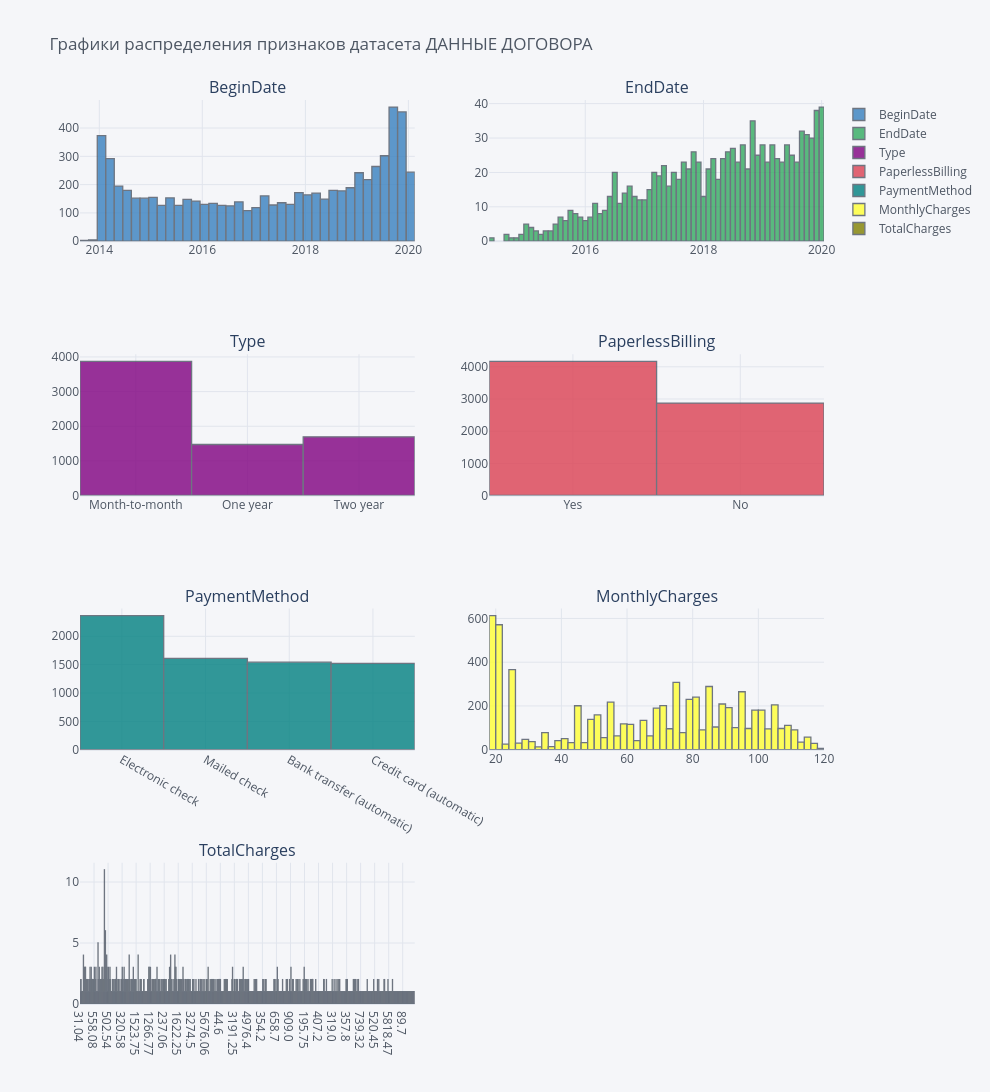
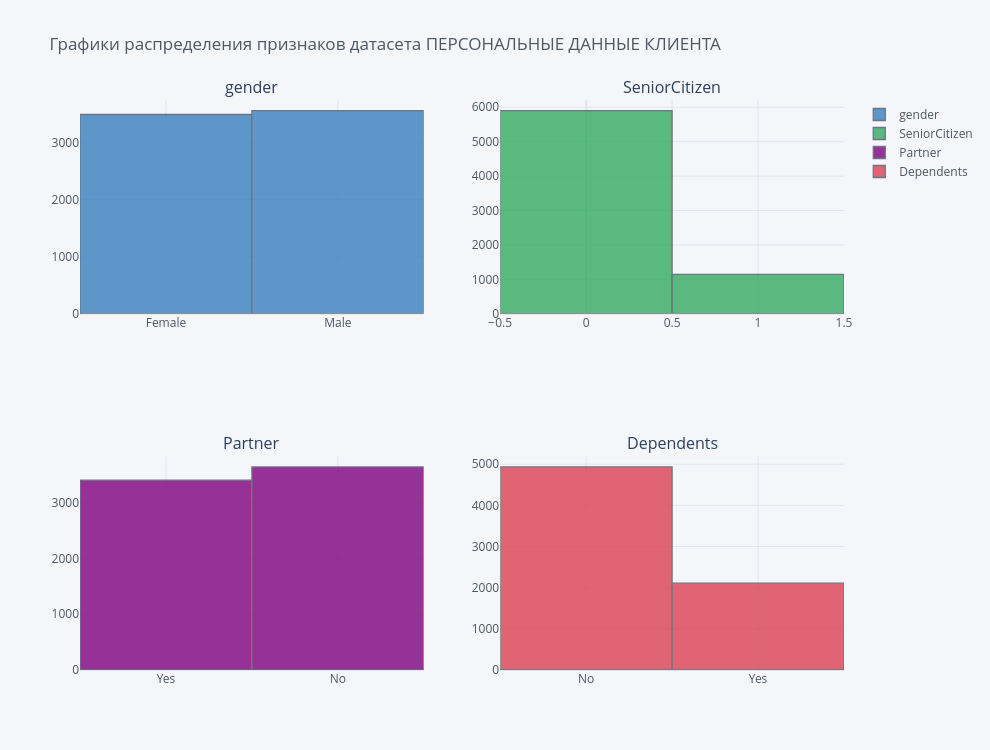
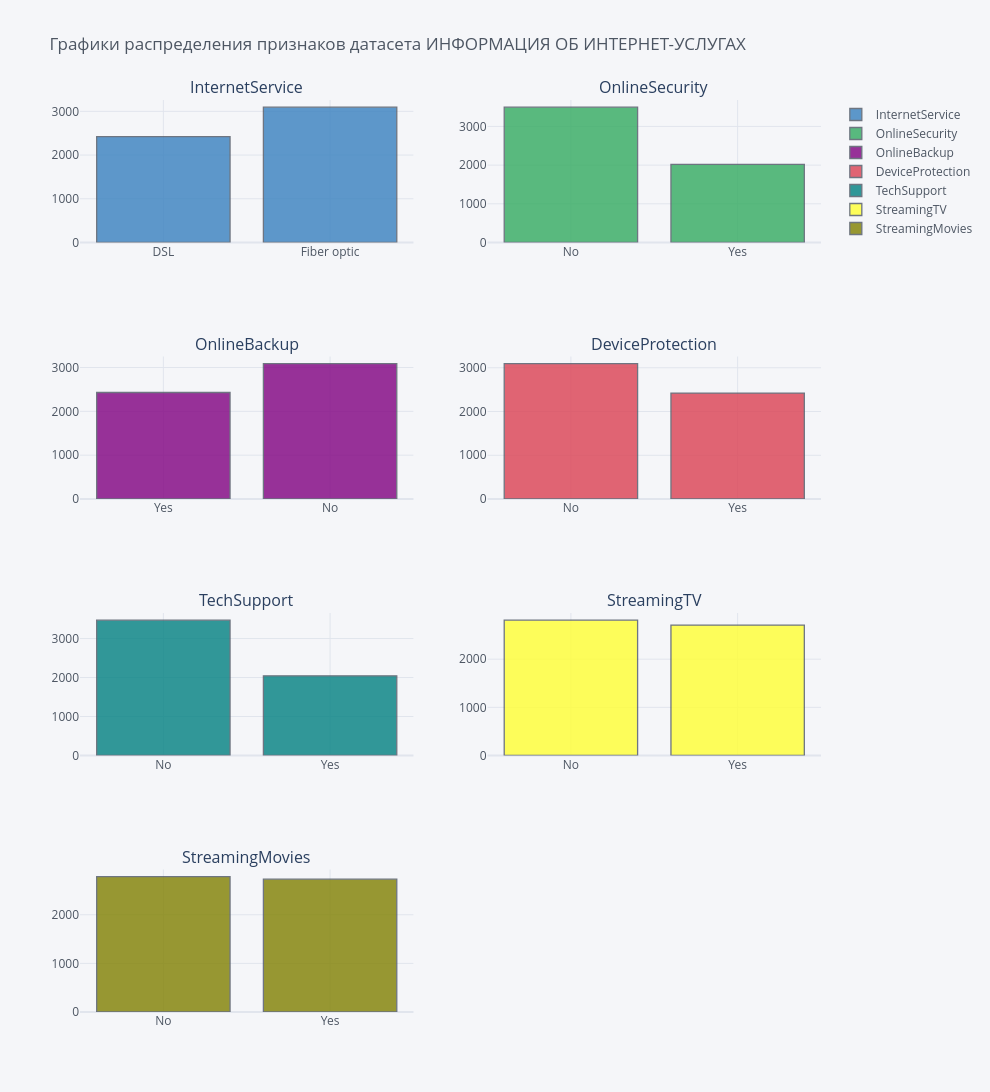
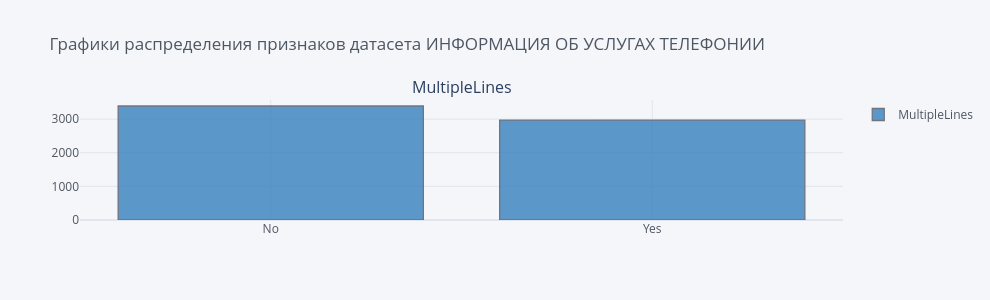

The cell these charts' notebook holds for them, in order:
### Code cell
for dataset in datasets:
    report(dataset)

### Figure 1 — Plotly figure (JSON) as saved in the notebook; plotly's stock layout.template omitted (floating-point values rounded to 4 significant figures; data arrays with more than 128 entries replaced by an {"elided": "..."} marker saying what was removed)
{"data": [{"histfunc": "count", "histnorm": "", "marker": {"color": "rgba(55, 128, 191, 1.0)", "line": {"color": "#4D5663", "width": 1.3}}, "name": "BeginDate", "opacity": 0.8, "orientation": "v", "type": "histogram", "x": {"elided": "7043 str values"}, "xaxis": "x", "yaxis": "y"}, {"histfunc": "count", "histnorm": "", "marker": {"color": "rgba(50, 171, 96, 1.0)", "line": {"color": "#4D5663", "width": 1.3}}, "name": "EndDate", "opacity": 0.8, "orientation": "v", "type": "histogram", "x": {"elided": "7043 str values"}, "xaxis": "x2", "yaxis": "y2"}, {"histfunc": "count", "histnorm": "", "marker": {"color": "rgba(128, 0, 128, 1.0)", "line": {"color": "#4D5663", "width": 1.3}}, "name": "Type", "opacity": 0.8, "orientation": "v", "type": "histogram", "x": {"elided": "7043 str values"}, "xaxis": "x3", "yaxis": "y3"}, {"histfunc": "count", "histnorm": "", "marker": {"color": "rgba(219, 64, 82, 1.0)", "line": {"color": "#4D5663", "width": 1.3}}, "name": "PaperlessBilling", "opacity": 0.8, "orientation": "v", "type": "histogram", "x": {"elided": "7043 str values"}, "xaxis": "x4", "yaxis": "y4"}, {"histfunc": "count", "histnorm": "", "marker": {"color": "rgba(0, 128, 128, 1.0)", "line": {"color": "#4D5663", "width": 1.3}}, "name": "PaymentMethod", "opacity": 0.8, "orientation": "v", "type": "histogram", "x": {"elided": "7043 str values"}, "xaxis": "x5", "yaxis": "y5"}, {"histfunc": "count", "histnorm": "", "marker": {"color": "rgba(255, 255, 51, 1.0)", "line": {"color": "#4D5663", "width": 1.3}}, "name": "MonthlyCharges", "opacity": 0.8, "orientation": "v", "type": "histogram", "x": {"elided": "7043 float values"}, "xaxis": "x6", "yaxis": "y6"}, {"histfunc": "count", "histnorm": "", "marker": {"color": "rgba(128, 128, 0, 1.0)", "line": {"color": "#4D5663", "width": 1.3}}, "name": "TotalCharges", "opacity": 0.8, "orientation": "v", "type": "histogram", "x": {"elided": "7043 str values"}, "xaxis": "x7", "yaxis": "y7"}], "layout": {"annotations": [{"font": {"size": 16}, "showarrow": false, "text": "BeginDate", "x": 0.225, "xanchor": "center", "xref": "paper", "y": 1, "yanchor": "bottom", "yref": "paper"}, {"font": {"size": 16}, "showarrow": false, "text": "EndDate", "x": 0.775, "xanchor": "center", "xref": "paper", "y": 1, "yanchor": "bottom", "yref": "paper"}, {"font": {"size": 16}, "showarrow": false, "text": "Type", "x": 0.225, "xanchor": "center", "xref": "paper", "y": 0.7188, "yanchor": "bottom", "yref": "paper"}, {"font": {"size": 16}, "showarrow": false, "text": "PaperlessBilling", "x": 0.775, "xanchor": "center", "xref": "paper", "y": 0.7188, "yanchor": "bottom", "yref": "paper"}, {"font": {"size": 16}, "showarrow": false, "text": "PaymentMethod", "x": 0.225, "xanchor": "center", "xref": "paper", "y": 0.4375, "yanchor": "bottom", "yref": "paper"}, {"font": {"size": 16}, "showarrow": false, "text": "MonthlyCharges", "x": 0.775, "xanchor": "center", "xref": "paper", "y": 0.4375, "yanchor": "bottom", "yref": "paper"}, {"font": {"size": 16}, "showarrow": false, "text": "TotalCharges", "x": 0.225, "xanchor": "center", "xref": "paper", "y": 0.1562, "yanchor": "bottom", "yref": "paper"}], "barmode": "overlay", "height": 1200, "legend": {"bgcolor": "#F5F6F9", "font": {"color": "#4D5663"}}, "paper_bgcolor": "#F5F6F9", "plot_bgcolor": "#F5F6F9", "showlegend": true, "title": {"font": {"color": "#4D5663"}, "text": "Графики распределения признаков датасета ДАННЫЕ ДОГОВОРА"}, "width": 990, "xaxis": {"anchor": "y", "domain": [0, 0.45], "gridcolor": "#E1E5ED", "showgrid": true, "tickfont": {"color": "#4D5663"}, "title": {"font": {"color": "#4D5663"}, "text": ""}, "zerolinecolor": "#E1E5ED"}, "xaxis2": {"anchor": "y2", "domain": [0.55, 1], "gridcolor": "#E1E5ED", "showgrid": true, "tickfont": {"color": "#4D5663"}, "title": {"font": {"color": "#4D5663"}, "text": ""}, "zerolinecolor": "#E1E5ED"}, "xaxis3": {"anchor": "y3", "domain": [0, 0.45], "gridcolor": "#E1E5ED", "showgrid": true, "tickfont": {"color": "#4D5663"}, "title": {"font": {"color": "#4D5663"}, "text": ""}, "zerolinecolor": "#E1E5ED"}, "xaxis4": {"anchor": "y4", "domain": [0.55, 1], "gridcolor": "#E1E5ED", "showgrid": true, "tickfont": {"color": "#4D5663"}, "title": {"font": {"color": "#4D5663"}, "text": ""}, "zerolinecolor": "#E1E5ED"}, "xaxis5": {"anchor": "y5", "domain": [0, 0.45], "gridcolor": "#E1E5ED", "showgrid": true, "tickfont": {"color": "#4D5663"}, "title": {"font": {"color": "#4D5663"}, "text": ""}, "zerolinecolor": "#E1E5ED"}, "xaxis6": {"anchor": "y6", "domain": [0.55, 1], "gridcolor": "#E1E5ED", "showgrid": true, "tickfont": {"color": "#4D5663"}, "title": {"font": {"color": "#4D5663"}, "text": ""}, "zerolinecolor": "#E1E5ED"}, "xaxis7": {"anchor": "y7", "domain": [0, 0.45], "gridcolor": "#E1E5ED", "showgrid": true, "tickfont": {"color": "#4D5663"}, "title": {"font": {"color": "#4D5663"}, "text": ""}, "zerolinecolor": "#E1E5ED"}, "yaxis": {"anchor": "x", "domain": [0.8438, 1], "gridcolor": "#E1E5ED", "showgrid": true, "tickfont": {"color": "#4D5663"}, "title": {"font": {"color": "#4D5663"}, "text": ""}, "zerolinecolor": "#E1E5ED"}, "yaxis2": {"anchor": "x2", "domain": [0.8438, 1], "gridcolor": "#E1E5ED", "showgrid": true, "tickfont": {"color": "#4D5663"}, "title": {"font": {"color": "#4D5663"}, "text": ""}, "zerolinecolor": "#E1E5ED"}, "yaxis3": {"anchor": "x3", "domain": [0.5625, 0.7188], "gridcolor": "#E1E5ED", "showgrid": true, "tickfont": {"color": "#4D5663"}, "title": {"font": {"color": "#4D5663"}, "text": ""}, "zerolinecolor": "#E1E5ED"}, "yaxis4": {"anchor": "x4", "domain": [0.5625, 0.7188], "gridcolor": "#E1E5ED", "showgrid": true, "tickfont": {"color": "#4D5663"}, "title": {"font": {"color": "#4D5663"}, "text": ""}, "zerolinecolor": "#E1E5ED"}, "yaxis5": {"anchor": "x5", "domain": [0.2812, 0.4375], "gridcolor": "#E1E5ED", "showgrid": true, "tickfont": {"color": "#4D5663"}, "title": {"font": {"color": "#4D5663"}, "text": ""}, "zerolinecolor": "#E1E5ED"}, "yaxis6": {"anchor": "x6", "domain": [0.2812, 0.4375], "gridcolor": "#E1E5ED", "showgrid": true, "tickfont": {"color": "#4D5663"}, "title": {"font": {"color": "#4D5663"}, "text": ""}, "zerolinecolor": "#E1E5ED"}, "yaxis7": {"anchor": "x7", "domain": [0, 0.1562], "gridcolor": "#E1E5ED", "showgrid": true, "tickfont": {"color": "#4D5663"}, "title": {"font": {"color": "#4D5663"}, "text": ""}, "zerolinecolor": "#E1E5ED"}}}

### Figure 2 — Plotly figure (JSON) as saved in the notebook; plotly's stock layout.template omitted (floating-point values rounded to 4 significant figures; data arrays with more than 128 entries replaced by an {"elided": "..."} marker saying what was removed)
{"data": [{"histfunc": "count", "histnorm": "", "marker": {"color": "rgba(55, 128, 191, 1.0)", "line": {"color": "#4D5663", "width": 1.3}}, "name": "gender", "opacity": 0.8, "orientation": "v", "type": "histogram", "x": {"elided": "7043 str values"}, "xaxis": "x", "yaxis": "y"}, {"histfunc": "count", "histnorm": "", "marker": {"color": "rgba(50, 171, 96, 1.0)", "line": {"color": "#4D5663", "width": 1.3}}, "name": "SeniorCitizen", "opacity": 0.8, "orientation": "v", "type": "histogram", "x": {"elided": "7043 int values"}, "xaxis": "x2", "yaxis": "y2"}, {"histfunc": "count", "histnorm": "", "marker": {"color": "rgba(128, 0, 128, 1.0)", "line": {"color": "#4D5663", "width": 1.3}}, "name": "Partner", "opacity": 0.8, "orientation": "v", "type": "histogram", "x": {"elided": "7043 str values"}, "xaxis": "x3", "yaxis": "y3"}, {"histfunc": "count", "histnorm": "", "marker": {"color": "rgba(219, 64, 82, 1.0)", "line": {"color": "#4D5663", "width": 1.3}}, "name": "Dependents", "opacity": 0.8, "orientation": "v", "type": "histogram", "x": {"elided": "7043 str values"}, "xaxis": "x4", "yaxis": "y4"}], "layout": {"annotations": [{"font": {"size": 16}, "showarrow": false, "text": "gender", "x": 0.225, "xanchor": "center", "xref": "paper", "y": 1, "yanchor": "bottom", "yref": "paper"}, {"font": {"size": 16}, "showarrow": false, "text": "SeniorCitizen", "x": 0.775, "xanchor": "center", "xref": "paper", "y": 1, "yanchor": "bottom", "yref": "paper"}, {"font": {"size": 16}, "showarrow": false, "text": "Partner", "x": 0.225, "xanchor": "center", "xref": "paper", "y": 0.375, "yanchor": "bottom", "yref": "paper"}, {"font": {"size": 16}, "showarrow": false, "text": "Dependents", "x": 0.775, "xanchor": "center", "xref": "paper", "y": 0.375, "yanchor": "bottom", "yref": "paper"}], "barmode": "overlay", "height": 750, "legend": {"bgcolor": "#F5F6F9", "font": {"color": "#4D5663"}}, "paper_bgcolor": "#F5F6F9", "plot_bgcolor": "#F5F6F9", "showlegend": true, "title": {"font": {"color": "#4D5663"}, "text": "Графики распределения признаков датасета ПЕРСОНАЛЬНЫЕ ДАННЫЕ КЛИЕНТА"}, "width": 990, "xaxis": {"anchor": "y", "domain": [0, 0.45], "gridcolor": "#E1E5ED", "showgrid": true, "tickfont": {"color": "#4D5663"}, "title": {"font": {"color": "#4D5663"}, "text": ""}, "zerolinecolor": "#E1E5ED"}, "xaxis2": {"anchor": "y2", "domain": [0.55, 1], "gridcolor": "#E1E5ED", "showgrid": true, "tickfont": {"color": "#4D5663"}, "title": {"font": {"color": "#4D5663"}, "text": ""}, "zerolinecolor": "#E1E5ED"}, "xaxis3": {"anchor": "y3", "domain": [0, 0.45], "gridcolor": "#E1E5ED", "showgrid": true, "tickfont": {"color": "#4D5663"}, "title": {"font": {"color": "#4D5663"}, "text": ""}, "zerolinecolor": "#E1E5ED"}, "xaxis4": {"anchor": "y4", "domain": [0.55, 1], "gridcolor": "#E1E5ED", "showgrid": true, "tickfont": {"color": "#4D5663"}, "title": {"font": {"color": "#4D5663"}, "text": ""}, "zerolinecolor": "#E1E5ED"}, "yaxis": {"anchor": "x", "domain": [0.625, 1], "gridcolor": "#E1E5ED", "showgrid": true, "tickfont": {"color": "#4D5663"}, "title": {"font": {"color": "#4D5663"}, "text": ""}, "zerolinecolor": "#E1E5ED"}, "yaxis2": {"anchor": "x2", "domain": [0.625, 1], "gridcolor": "#E1E5ED", "showgrid": true, "tickfont": {"color": "#4D5663"}, "title": {"font": {"color": "#4D5663"}, "text": ""}, "zerolinecolor": "#E1E5ED"}, "yaxis3": {"anchor": "x3", "domain": [0, 0.375], "gridcolor": "#E1E5ED", "showgrid": true, "tickfont": {"color": "#4D5663"}, "title": {"font": {"color": "#4D5663"}, "text": ""}, "zerolinecolor": "#E1E5ED"}, "yaxis4": {"anchor": "x4", "domain": [0, 0.375], "gridcolor": "#E1E5ED", "showgrid": true, "tickfont": {"color": "#4D5663"}, "title": {"font": {"color": "#4D5663"}, "text": ""}, "zerolinecolor": "#E1E5ED"}}}

### Figure 3 — Plotly figure (JSON) as saved in the notebook; plotly's stock layout.template omitted (floating-point values rounded to 4 significant figures; data arrays with more than 128 entries replaced by an {"elided": "..."} marker saying what was removed)
{"data": [{"histfunc": "count", "histnorm": "", "marker": {"color": "rgba(55, 128, 191, 1.0)", "line": {"color": "#4D5663", "width": 1.3}}, "name": "InternetService", "opacity": 0.8, "orientation": "v", "type": "histogram", "x": {"elided": "5517 str values"}, "xaxis": "x", "yaxis": "y"}, {"histfunc": "count", "histnorm": "", "marker": {"color": "rgba(50, 171, 96, 1.0)", "line": {"color": "#4D5663", "width": 1.3}}, "name": "OnlineSecurity", "opacity": 0.8, "orientation": "v", "type": "histogram", "x": {"elided": "5517 str values"}, "xaxis": "x2", "yaxis": "y2"}, {"histfunc": "count", "histnorm": "", "marker": {"color": "rgba(128, 0, 128, 1.0)", "line": {"color": "#4D5663", "width": 1.3}}, "name": "OnlineBackup", "opacity": 0.8, "orientation": "v", "type": "histogram", "x": {"elided": "5517 str values"}, "xaxis": "x3", "yaxis": "y3"}, {"histfunc": "count", "histnorm": "", "marker": {"color": "rgba(219, 64, 82, 1.0)", "line": {"color": "#4D5663", "width": 1.3}}, "name": "DeviceProtection", "opacity": 0.8, "orientation": "v", "type": "histogram", "x": {"elided": "5517 str values"}, "xaxis": "x4", "yaxis": "y4"}, {"histfunc": "count", "histnorm": "", "marker": {"color": "rgba(0, 128, 128, 1.0)", "line": {"color": "#4D5663", "width": 1.3}}, "name": "TechSupport", "opacity": 0.8, "orientation": "v", "type": "histogram", "x": {"elided": "5517 str values"}, "xaxis": "x5", "yaxis": "y5"}, {"histfunc": "count", "histnorm": "", "marker": {"color": "rgba(255, 255, 51, 1.0)", "line": {"color": "#4D5663", "width": 1.3}}, "name": "StreamingTV", "opacity": 0.8, "orientation": "v", "type": "histogram", "x": {"elided": "5517 str values"}, "xaxis": "x6", "yaxis": "y6"}, {"histfunc": "count", "histnorm": "", "marker": {"color": "rgba(128, 128, 0, 1.0)", "line": {"color": "#4D5663", "width": 1.3}}, "name": "StreamingMovies", "opacity": 0.8, "orientation": "v", "type": "histogram", "x": {"elided": "5517 str values"}, "xaxis": "x7", "yaxis": "y7"}], "layout": {"annotations": [{"font": {"size": 16}, "showarrow": false, "text": "InternetService", "x": 0.225, "xanchor": "center", "xref": "paper", "y": 1, "yanchor": "bottom", "yref": "paper"}, {"font": {"size": 16}, "showarrow": false, "text": "OnlineSecurity", "x": 0.775, "xanchor": "center", "xref": "paper", "y": 1, "yanchor": "bottom", "yref": "paper"}, {"font": {"size": 16}, "showarrow": false, "text": "OnlineBackup", "x": 0.225, "xanchor": "center", "xref": "paper", "y": 0.7188, "yanchor": "bottom", "yref": "paper"}, {"font": {"size": 16}, "showarrow": false, "text": "DeviceProtection", "x": 0.775, "xanchor": "center", "xref": "paper", "y": 0.7188, "yanchor": "bottom", "yref": "paper"}, {"font": {"size": 16}, "showarrow": false, "text": "TechSupport", "x": 0.225, "xanchor": "center", "xref": "paper", "y": 0.4375, "yanchor": "bottom", "yref": "paper"}, {"font": {"size": 16}, "showarrow": false, "text": "StreamingTV", "x": 0.775, "xanchor": "center", "xref": "paper", "y": 0.4375, "yanchor": "bottom", "yref": "paper"}, {"font": {"size": 16}, "showarrow": false, "text": "StreamingMovies", "x": 0.225, "xanchor": "center", "xref": "paper", "y": 0.1562, "yanchor": "bottom", "yref": "paper"}], "barmode": "overlay", "height": 1200, "legend": {"bgcolor": "#F5F6F9", "font": {"color": "#4D5663"}}, "paper_bgcolor": "#F5F6F9", "plot_bgcolor": "#F5F6F9", "showlegend": true, "title": {"font": {"color": "#4D5663"}, "text": "Графики распределения признаков датасета ИНФОРМАЦИЯ ОБ ИНТЕРНЕТ-УСЛУГАХ"}, "width": 990, "xaxis": {"anchor": "y", "domain": [0, 0.45], "gridcolor": "#E1E5ED", "showgrid": true, "tickfont": {"color": "#4D5663"}, "title": {"font": {"color": "#4D5663"}, "text": ""}, "zerolinecolor": "#E1E5ED"}, "xaxis2": {"anchor": "y2", "domain": [0.55, 1], "gridcolor": "#E1E5ED", "showgrid": true, "tickfont": {"color": "#4D5663"}, "title": {"font": {"color": "#4D5663"}, "text": ""}, "zerolinecolor": "#E1E5ED"}, "xaxis3": {"anchor": "y3", "domain": [0, 0.45], "gridcolor": "#E1E5ED", "showgrid": true, "tickfont": {"color": "#4D5663"}, "title": {"font": {"color": "#4D5663"}, "text": ""}, "zerolinecolor": "#E1E5ED"}, "xaxis4": {"anchor": "y4", "domain": [0.55, 1], "gridcolor": "#E1E5ED", "showgrid": true, "tickfont": {"color": "#4D5663"}, "title": {"font": {"color": "#4D5663"}, "text": ""}, "zerolinecolor": "#E1E5ED"}, "xaxis5": {"anchor": "y5", "domain": [0, 0.45], "gridcolor": "#E1E5ED", "showgrid": true, "tickfont": {"color": "#4D5663"}, "title": {"font": {"color": "#4D5663"}, "text": ""}, "zerolinecolor": "#E1E5ED"}, "xaxis6": {"anchor": "y6", "domain": [0.55, 1], "gridcolor": "#E1E5ED", "showgrid": true, "tickfont": {"color": "#4D5663"}, "title": {"font": {"color": "#4D5663"}, "text": ""}, "zerolinecolor": "#E1E5ED"}, "xaxis7": {"anchor": "y7", "domain": [0, 0.45], "gridcolor": "#E1E5ED", "showgrid": true, "tickfont": {"color": "#4D5663"}, "title": {"font": {"color": "#4D5663"}, "text": ""}, "zerolinecolor": "#E1E5ED"}, "yaxis": {"anchor": "x", "domain": [0.8438, 1], "gridcolor": "#E1E5ED", "showgrid": true, "tickfont": {"color": "#4D5663"}, "title": {"font": {"color": "#4D5663"}, "text": ""}, "zerolinecolor": "#E1E5ED"}, "yaxis2": {"anchor": "x2", "domain": [0.8438, 1], "gridcolor": "#E1E5ED", "showgrid": true, "tickfont": {"color": "#4D5663"}, "title": {"font": {"color": "#4D5663"}, "text": ""}, "zerolinecolor": "#E1E5ED"}, "yaxis3": {"anchor": "x3", "domain": [0.5625, 0.7188], "gridcolor": "#E1E5ED", "showgrid": true, "tickfont": {"color": "#4D5663"}, "title": {"font": {"color": "#4D5663"}, "text": ""}, "zerolinecolor": "#E1E5ED"}, "yaxis4": {"anchor": "x4", "domain": [0.5625, 0.7188], "gridcolor": "#E1E5ED", "showgrid": true, "tickfont": {"color": "#4D5663"}, "title": {"font": {"color": "#4D5663"}, "text": ""}, "zerolinecolor": "#E1E5ED"}, "yaxis5": {"anchor": "x5", "domain": [0.2812, 0.4375], "gridcolor": "#E1E5ED", "showgrid": true, "tickfont": {"color": "#4D5663"}, "title": {"font": {"color": "#4D5663"}, "text": ""}, "zerolinecolor": "#E1E5ED"}, "yaxis6": {"anchor": "x6", "domain": [0.2812, 0.4375], "gridcolor": "#E1E5ED", "showgrid": true, "tickfont": {"color": "#4D5663"}, "title": {"font": {"color": "#4D5663"}, "text": ""}, "zerolinecolor": "#E1E5ED"}, "yaxis7": {"anchor": "x7", "domain": [0, 0.1562], "gridcolor": "#E1E5ED", "showgrid": true, "tickfont": {"color": "#4D5663"}, "title": {"font": {"color": "#4D5663"}, "text": ""}, "zerolinecolor": "#E1E5ED"}}}

### Figure 4 — Plotly figure (JSON) as saved in the notebook; plotly's stock layout.template omitted (floating-point values rounded to 4 significant figures; data arrays with more than 128 entries replaced by an {"elided": "..."} marker saying what was removed)
{"data": [{"histfunc": "count", "histnorm": "", "marker": {"color": "rgba(55, 128, 191, 1.0)", "line": {"color": "#4D5663", "width": 1.3}}, "name": "MultipleLines", "opacity": 0.8, "orientation": "v", "type": "histogram", "x": {"elided": "6361 str values"}, "xaxis": "x", "yaxis": "y"}], "layout": {"annotations": [{"font": {"size": 16}, "showarrow": false, "text": "MultipleLines", "x": 0.5, "xanchor": "center", "xref": "paper", "y": 1, "yanchor": "bottom", "yref": "paper"}], "barmode": "overlay", "height": 300, "legend": {"bgcolor": "#F5F6F9", "font": {"color": "#4D5663"}}, "paper_bgcolor": "#F5F6F9", "plot_bgcolor": "#F5F6F9", "showlegend": true, "title": {"font": {"color": "#4D5663"}, "text": "Графики распределения признаков датасета ИНФОРМАЦИЯ ОБ УСЛУГАХ ТЕЛЕФОНИИ"}, "width": 990, "xaxis": {"anchor": "y", "domain": [0, 1], "gridcolor": "#E1E5ED", "showgrid": true, "tickfont": {"color": "#4D5663"}, "title": {"font": {"color": "#4D5663"}, "text": ""}, "zerolinecolor": "#E1E5ED"}, "yaxis": {"anchor": "x", "domain": [0, 1], "gridcolor": "#E1E5ED", "showgrid": true, "tickfont": {"color": "#4D5663"}, "title": {"font": {"color": "#4D5663"}, "text": ""}, "zerolinecolor": "#E1E5ED"}}}
